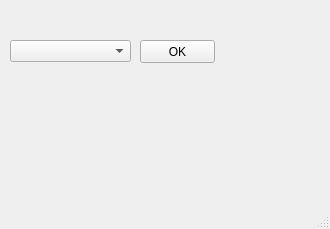
<?xml version="1.0" encoding="UTF-8"?>
<ui version="4.0">
 <class>MainWindow</class>
 <widget class="QMainWindow" name="MainWindow">
  <property name="geometry">
   <rect>
    <x>0</x>
    <y>0</y>
    <width>330</width>
    <height>229</height>
   </rect>
  </property>
  <property name="windowTitle">
   <string>MainWindow</string>
  </property>
  <widget class="QWidget" name="centralwidget">
   <widget class="QComboBox" name="comboBox">
    <property name="geometry">
     <rect>
      <x>10</x>
      <y>40</y>
      <width>121</width>
      <height>22</height>
     </rect>
    </property>
   </widget>
   <widget class="QPushButton" name="pushButton">
    <property name="geometry">
     <rect>
      <x>140</x>
      <y>40</y>
      <width>75</width>
      <height>23</height>
     </rect>
    </property>
    <property name="text">
     <string>OK</string>
    </property>
   </widget>
  </widget>
  <widget class="QMenuBar" name="menubar">
   <property name="geometry">
    <rect>
     <x>0</x>
     <y>0</y>
     <width>330</width>
     <height>21</height>
    </rect>
   </property>
  </widget>
  <widget class="QStatusBar" name="statusbar"/>
 </widget>
 <resources/>
 <connections/>
</ui>
